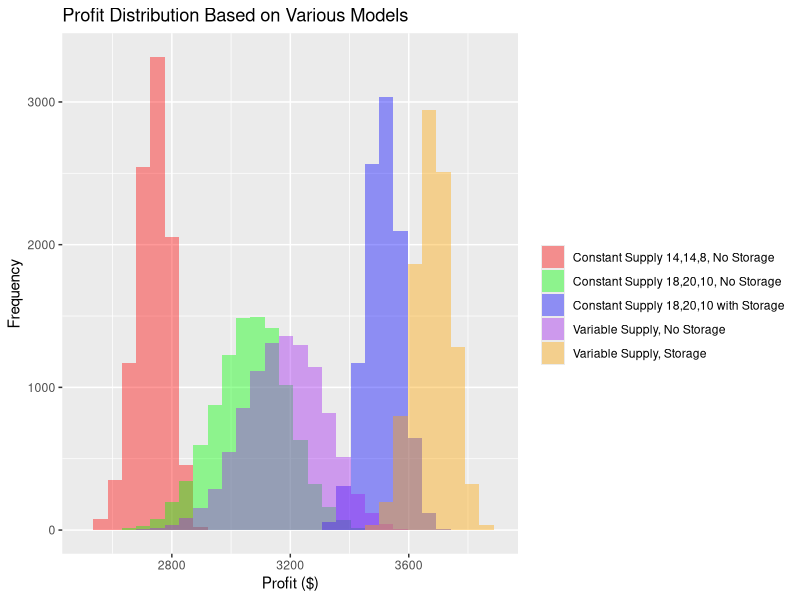
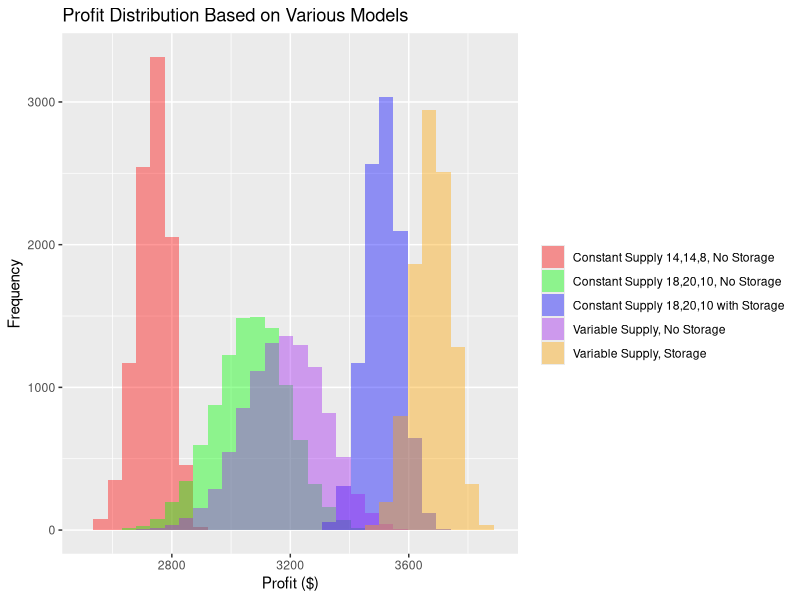

These charts were generated, in order, by the following R code:
library(ggplot2)

# costs to make our sammies
cost.hamSam <- 3.50;
cost.turkeySam <- 4.00;
cost.veggieSam <- 2.50;

# prices we sell our sammies for
price.hamSam <- 6.50;
price.turkeySam <- 6.50;
price.veggieSam <- 5;

# number of days  in simulation
days <- 30;
numSimulations <- 10000;

# calculate poisson lambdas from data
salesData <- read.csv("sales.csv")
lambda.ham <- mean(salesData$demand.ham)
lambda.turkey <- mean(salesData$demand.turkey)
lambda.veggie <- mean(salesData$demand.veggie)


runSimulation <- function(stock.begin.hamSam, stock.begin.turkeySam, stock.begin.veggieSam, withStorage=FALSE) {
  # lets initialize our stock to nothing (will be setup at beginning of each iter)
  stock.hamSam <- 0;
  stock.turkeySam <- 0;
  stock.veggieSam <- 0;

  # profit results for overall simulation
  total.profits <- numeric(numSimulations); 

  # Lets do a bunch of simulations, with each simulation based on 'days'
  for(simulation in 1:numSimulations) {
    # Initialize data per simulation 
    # (we pre-initialize memory to avoid having to allocate it constantly in the loops, helps with speed)
    costs <- numeric(days);
    revenues <- numeric(days);
    orders.hamSam <- numeric(days);
    orders.turkeySam <- numeric(days);
    orders.veggieSam <- numeric(days);

    # Do simulation of N days
    for (n in 1:days) {
      # Init this day with a new stock of food
      if(withStorage) {
        # If we have storage then we only need to bring in what we need
        # i.e., if we have 5 ham sammies from yesterday, and we need to have 18, then we only need to make 12 more
        # Simplistic modeling: limits on storage? maybe we need to discard after x days?
        
        # Do we need to bring in more ham sammies? If so, only bring in that many; 
        # otherwise no need to bring ham sammies today
        delta.hamSam <- 0;
        if(stock.begin.hamSam - stock.hamSam) { delta.hamSam <- stock.begin.hamSam - stock.hamSam;}

        # Do we need to bring in more turkey sammies? If so, only bring in that many; 
        # otherwise no need to bring turkey sammies today
        delta.turkeySam <- 0;
        if(stock.begin.turkeySam - stock.turkeySam) { delta.turkeySam <- stock.begin.turkeySam - stock.turkeySam;}

        # Do we need to bring in more veggie sammies? If so, only bring in that many; 
        # otherwise no need to bring veggie sammies today
        delta.veggieSam <- 0;
        if(stock.begin.veggieSam - stock.veggieSam) { delta.veggieSam <- stock.begin.veggieSam - stock.veggieSam;}

        # Update out stocks with what we bring in at beginning of day
        stock.hamSam <- stock.hamSam + delta.hamSam;
        stock.turkeySam <- stock.turkeySam + delta.turkeySam;
        stock.veggieSam <- stock.veggieSam + delta.veggieSam;

        # Update cost data (note only for what we bring in, which is delta)
        costs[n] <- cost.hamSam * delta.hamSam + cost.turkeySam * delta.turkeySam + cost.veggieSam * delta.veggieSam;
      }
      else {
        # Update out stocks with what we bring in at beginning of day (With no storage, we bring in constant supply)
        stock.hamSam <- stock.begin.hamSam; 
        stock.turkeySam <- stock.begin.turkeySam; 
        stock.veggieSam <- stock.begin.veggieSam; 

        # Update cost data
        costs[n] <- cost.hamSam * stock.hamSam + cost.turkeySam * stock.turkeySam + cost.veggieSam * stock.veggieSam;
      }
      
   
      # TODO: vectorize at some point
      
      # Get this from sub-models
      cust.hamSam <- ceiling(rpois(1, lambda.ham));
      cust.turkeySam <- ceiling(rpois(1, lambda.turkey));
      cust.veggieSam <- ceiling(rpois(1, lambda.veggie));

      # ham sammies
      if (stock.hamSam >= cust.hamSam) { 
        order.hamSam <- cust.hamSam;
        stock.hamSam <- stock.hamSam - order.hamSam;
      }
      else { 
        order.hamSam <- stock.hamSam;
        stock.hamSam <- 0;
      }
      
      # turkey sammies
      if (stock.turkeySam >= cust.turkeySam) { 
        order.turkeySam <- cust.turkeySam;
        stock.turkeySam <- stock.turkeySam - order.turkeySam;
      }
      else { 
        order.turkeySam <- stock.turkeySam;
        stock.turkeySam <- 0;
      }
      
      # veggie sammies
      if (stock.veggieSam >= cust.veggieSam) { 
        order.veggieSam <- cust.veggieSam;
        stock.veggieSam <- stock.veggieSam - order.veggieSam;
      }
      else { 
        order.veggieSam <- stock.veggieSam;
        stock.veggieSam <- 0;
      }
      
      # Update revenue data
      revenues[n] <- price.hamSam * order.hamSam + price.turkeySam * order.turkeySam + price.veggieSam * order.veggieSam;
    }

    # update aggregates over simulations
    total.profits[simulation] = sum(revenues - costs); 
  }

  # Return vector of the total profits from the N simulations
  return(total.profits);
}

# Run five simulations
total.profits.sim1 <- runSimulation(14,14,8);
total.profits.sim2 <- runSimulation(18,20,10);
total.profits.sim3 <- runSimulation(18,20,10, TRUE);
total.profits.sim4 <- runSimulation(lambda.ham, lambda.turkey, lambda.veggie);
total.profits.sim5 <- runSimulation(lambda.ham, lambda.turkey, lambda.veggie, TRUE);

# After all simulations done, show profit graphs
p<-ggplot() + 
  geom_histogram(data=data.frame(profit=total.profits.sim1), aes(x=profit, fill="1"), alpha=0.4) + 
  geom_histogram(data=data.frame(profit=total.profits.sim2), aes(x=profit, fill="2"), alpha=0.4) + 
  geom_histogram(data=data.frame(profit=total.profits.sim3), aes(x=profit, fill="3"), alpha=0.4) + 
  geom_histogram(data=data.frame(profit=total.profits.sim4), aes(x=profit, fill="4"), alpha=0.4) + 
  geom_histogram(data=data.frame(profit=total.profits.sim5), aes(x=profit, fill="5"), alpha=0.4) + 
  xlab('Profit ($)') + 
  ylab('Frequency') + 
  xlim(2500, 3900) +
  ggtitle("Profit Distribution Based on Various Models") + 
  scale_fill_manual("", values=c("red", "green", "blue", "purple", "orange"), 
                        breaks=c("1", "2", "3", "4", "5"), 
                        labels=c("Constant Supply 14,14,8, No Storage", 
                          "Constant Supply 18,20,10, No Storage", 
                          "Constant Supply 18,20,10 with Storage", 
                          "Variable Supply, No Storage",
                          "Variable Supply, Storage"));
p

# Save profit graph to disk
ggsave(filename="profitSimulation.jpg", plot=p);